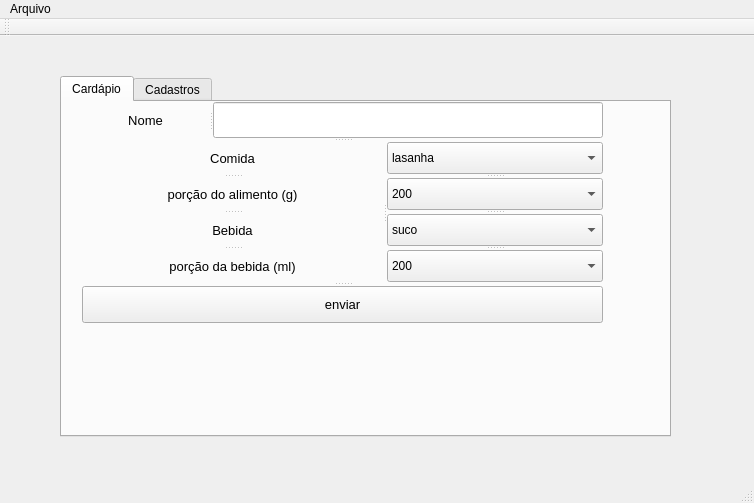
<?xml version="1.0" encoding="UTF-8"?>
<ui version="4.0">
 <class>Restaurante</class>
 <widget class="QMainWindow" name="Restaurante">
  <property name="geometry">
   <rect>
    <x>0</x>
    <y>0</y>
    <width>754</width>
    <height>503</height>
   </rect>
  </property>
  <property name="windowTitle">
   <string>Restaurante</string>
  </property>
  <widget class="QWidget" name="centralWidget">
   <widget class="QTabWidget" name="tabWidget">
    <property name="geometry">
     <rect>
      <x>60</x>
      <y>40</y>
      <width>611</width>
      <height>361</height>
     </rect>
    </property>
    <property name="currentIndex">
     <number>0</number>
    </property>
    <widget class="QWidget" name="tab">
     <attribute name="title">
      <string>Cardápio</string>
     </attribute>
     <widget class="QSplitter" name="splitter_6">
      <property name="geometry">
       <rect>
        <x>20</x>
        <y>0</y>
        <width>521</width>
        <height>221</height>
       </rect>
      </property>
      <property name="orientation">
       <enum>Qt::Vertical</enum>
      </property>
      <widget class="QSplitter" name="splitter_2">
       <property name="orientation">
        <enum>Qt::Horizontal</enum>
       </property>
       <widget class="QLabel" name="label_5">
        <property name="font">
         <font>
          <family>Arial</family>
          <pointsize>10</pointsize>
         </font>
        </property>
        <property name="text">
         <string>Nome</string>
        </property>
        <property name="alignment">
         <set>Qt::AlignCenter</set>
        </property>
       </widget>
       <widget class="QLineEdit" name="le_nome_paciente"/>
      </widget>
      <widget class="QSplitter" name="splitter_5">
       <property name="orientation">
        <enum>Qt::Vertical</enum>
       </property>
       <widget class="QSplitter" name="splitter_4">
        <property name="orientation">
         <enum>Qt::Horizontal</enum>
        </property>
        <widget class="QSplitter" name="splitter">
         <property name="orientation">
          <enum>Qt::Vertical</enum>
         </property>
         <widget class="QLabel" name="label">
          <property name="font">
           <font>
            <family>Arial</family>
            <pointsize>10</pointsize>
           </font>
          </property>
          <property name="text">
           <string>Comida</string>
          </property>
          <property name="alignment">
           <set>Qt::AlignCenter</set>
          </property>
         </widget>
         <widget class="QLabel" name="label_2">
          <property name="font">
           <font>
            <family>Arial</family>
            <pointsize>10</pointsize>
           </font>
          </property>
          <property name="text">
           <string>porção do alimento (g)</string>
          </property>
          <property name="alignment">
           <set>Qt::AlignCenter</set>
          </property>
         </widget>
         <widget class="QLabel" name="label_3">
          <property name="font">
           <font>
            <family>Arial</family>
            <pointsize>10</pointsize>
           </font>
          </property>
          <property name="text">
           <string>Bebida</string>
          </property>
          <property name="alignment">
           <set>Qt::AlignCenter</set>
          </property>
         </widget>
         <widget class="QLabel" name="label_4">
          <property name="font">
           <font>
            <family>Arial</family>
            <pointsize>10</pointsize>
           </font>
          </property>
          <property name="text">
           <string>porção da bebida (ml)</string>
          </property>
          <property name="alignment">
           <set>Qt::AlignCenter</set>
          </property>
         </widget>
        </widget>
        <widget class="QSplitter" name="splitter_3">
         <property name="orientation">
          <enum>Qt::Vertical</enum>
         </property>
         <widget class="QComboBox" name="cb_comida">
          <item>
           <property name="text">
            <string>lasanha</string>
           </property>
          </item>
          <item>
           <property name="text">
            <string>arroz</string>
           </property>
          </item>
          <item>
           <property name="text">
            <string>feijoada</string>
           </property>
          </item>
          <item>
           <property name="text">
            <string>batata</string>
           </property>
          </item>
          <item>
           <property name="text">
            <string>carne</string>
           </property>
          </item>
         </widget>
         <widget class="QComboBox" name="cb_quantidade_comida">
          <item>
           <property name="text">
            <string>200</string>
           </property>
          </item>
          <item>
           <property name="text">
            <string>300</string>
           </property>
          </item>
          <item>
           <property name="text">
            <string>450</string>
           </property>
          </item>
         </widget>
         <widget class="QComboBox" name="cb_bebida">
          <item>
           <property name="text">
            <string>suco</string>
           </property>
          </item>
          <item>
           <property name="text">
            <string>refrigerante</string>
           </property>
          </item>
         </widget>
         <widget class="QComboBox" name="cb_quantidade_bebida">
          <property name="layoutDirection">
           <enum>Qt::LeftToRight</enum>
          </property>
          <item>
           <property name="text">
            <string>200</string>
           </property>
          </item>
          <item>
           <property name="text">
            <string>350</string>
           </property>
          </item>
          <item>
           <property name="text">
            <string>500</string>
           </property>
          </item>
         </widget>
        </widget>
       </widget>
       <widget class="QPushButton" name="btn_enviar">
        <property name="font">
         <font>
          <family>Arial</family>
          <pointsize>10</pointsize>
         </font>
        </property>
        <property name="text">
         <string>enviar</string>
        </property>
       </widget>
      </widget>
     </widget>
    </widget>
    <widget class="QWidget" name="tab_2">
     <attribute name="title">
      <string>Cadastros</string>
     </attribute>
     <layout class="QVBoxLayout" name="verticalLayout">
      <item>
       <widget class="QTableWidget" name="tbl_dados">
        <attribute name="horizontalHeaderStretchLastSection">
         <bool>true</bool>
        </attribute>
        <attribute name="verticalHeaderCascadingSectionResizes">
         <bool>false</bool>
        </attribute>
        <attribute name="verticalHeaderStretchLastSection">
         <bool>false</bool>
        </attribute>
        <column>
         <property name="text">
          <string>Nome </string>
         </property>
        </column>
        <column>
         <property name="text">
          <string>Bebida</string>
         </property>
        </column>
        <column>
         <property name="text">
          <string>Comida</string>
         </property>
        </column>
        <column>
         <property name="text">
          <string>Calorias</string>
         </property>
        </column>
       </widget>
      </item>
     </layout>
    </widget>
   </widget>
  </widget>
  <widget class="QMenuBar" name="menuBar">
   <property name="geometry">
    <rect>
     <x>0</x>
     <y>0</y>
     <width>754</width>
     <height>21</height>
    </rect>
   </property>
   <widget class="QMenu" name="menuArquivo">
    <property name="title">
     <string>Arquivo</string>
    </property>
    <addaction name="actionSalvar"/>
    <addaction name="actionCarregar_2"/>
   </widget>
   <addaction name="menuArquivo"/>
  </widget>
  <widget class="QToolBar" name="mainToolBar">
   <attribute name="toolBarArea">
    <enum>TopToolBarArea</enum>
   </attribute>
   <attribute name="toolBarBreak">
    <bool>false</bool>
   </attribute>
  </widget>
  <widget class="QStatusBar" name="statusBar"/>
  <action name="actionSalvar">
   <property name="text">
    <string>Salvar</string>
   </property>
   <property name="shortcut">
    <string>Ctrl+S</string>
   </property>
  </action>
  <action name="actionCarregar">
   <property name="text">
    <string>Carregar</string>
   </property>
   <property name="shortcut">
    <string>Ctrl+L</string>
   </property>
  </action>
  <action name="action_in">
   <property name="text">
    <string>Carregar</string>
   </property>
  </action>
  <action name="actionCarregar_2">
   <property name="text">
    <string>Carregar</string>
   </property>
   <property name="shortcut">
    <string>Ctrl+L</string>
   </property>
  </action>
 </widget>
 <layoutdefault spacing="6" margin="11"/>
 <resources/>
 <connections/>
</ui>
